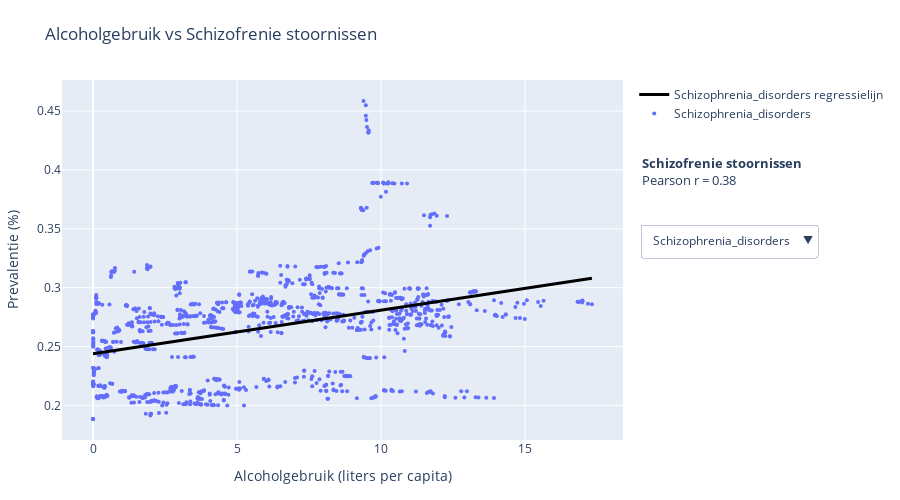

Notebook source saved alongside this figure:
### Markdown cell above
Matig alcoholgebruik en psychologisch welzijn
Een invloedrijke reviewstudie van Baum-Baicker (1985) concludeert dat matig alcoholgebruik kan bijdragen aan positieve psychologische uitkomsten. In tegenstelling tot zwaar drinken of volledige abstinentie, blijkt gematigde alcoholconsumptie samen te hangen met:

- verminderde stress, zowel op fysiologisch niveau als volgens zelfrapportages;

- meer gevoelens van blijdschap, ontspanning, euforie, en een afname van negatieve gevoelens zoals schaamte en spanning;

- lagere incidentie van depressieve symptomen, in vergelijking met zowel geheelonthouders als zware drinkers.

Volgens Baum-Baicker kunnen deze effecten deels worden verklaard doordat matig alcoholgebruik de psychologische beleving van sociale situaties versterkt en fungeert als een vorm van affectregulatie. Hoewel dit uiteraard niet geldt voor iedereen, en context en persoonlijkheid een rol spelen, geeft dit onderzoek aanleiding om matig gebruik niet uitsluitend negatief te beoordelen.

Baum-Baicker, C. (1985). The psychological benefits of moderate alcohol consumption: A review of the literature. Drug and Alcohol Dependence, 15(4), 305–322. https://doi.org/10.1016/0376-8716(85)90013-7

### Code cell
# Dataset laden
df = pd.read_csv("alcohol vs happiness/data/merged_all.csv")

mental_vars = [
    "Schizophrenia_disorders",
    "Depressive_disorders",
    "Anxiety_disorders",
    "Bipolar_disorders",
    "Eating_disorders"
]
mental_labels = [
    "Schizofrenie stoornissen",
    "Depressie stoornissen",
    "Angst stoornissen",
    "Bipolaire stoornissen",
    "Eet stoornissen"
]
colors = ["#636EFA", "#EF553B", "#00CC96", "#AB63FA", "#FFA15A"]

# Selecteer relevante kolommen en verwijder rijen met missende waarden
df_clean = df[["Entity", "Year", "Alcohol_consumption"] + mental_vars].dropna()

fig = go.Figure()
buttons = []

for i, var in enumerate(mental_vars):
    x = df_clean["Alcohol_consumption"]
    y = df_clean[var]
    country = df_clean["Entity"]
    year = df_clean["Year"]

    # Pearson correlatie
    corr, _ = stats.pearsonr(x, y)
    corr_text = f"<b>{var}</b><br>Pearson r = {corr:.2f}"

    # Regressielijn
    slope, intercept, _, _, std_err = stats.linregress(x, y)
    reg_x = np.linspace(x.min(), x.max(), 100)
    reg_y = slope * reg_x + intercept
    y_err = std_err * 1.96
    upper = reg_y + y_err
    lower = reg_y - y_err
    rgba = f'rgba{tuple(int(colors[i].lstrip("#")[j:j+2], 16) for j in (0, 2, 4)) + (0.2,)}'

    # Punten met hoverinfo
    fig.add_trace(go.Scatter(
        x=x, y=y, mode="markers",
        marker=dict(size=4, color=colors[i]),
        name=var,
        visible=(i == 0),
        text=[f"{c}, {y}" for c, y in zip(country, year)],
        hovertemplate="<b>%{text}</b><br>Alcohol: %{x}<br>Prevalentie: %{y}<extra></extra>"
    ))

    # CI bovenlijn
    fig.add_trace(go.Scatter(
        x=reg_x, y=upper, mode="lines",
        line=dict(width=0), hoverinfo="skip",
        visible=(i == 0), showlegend=False
    ))

    # CI onderlijn met fill
    fig.add_trace(go.Scatter(
        x=reg_x, y=lower, mode="lines",
        fill="tonexty", fillcolor=rgba,
        line=dict(width=0), hoverinfo="skip",
        visible=(i == 0), showlegend=False
    ))

    # Regressielijn
    fig.add_trace(go.Scatter(
        x=reg_x, y=reg_y, mode="lines",
        line=dict(color="black", width=3),
        name=f"{var} regressielijn",
        visible=(i == 0)
    ))

    # Visibility logica
    vis = [False] * (4 * len(mental_vars))
    for j in range(4):
        vis[i * 4 + j] = True

    # Annotations vervangen per selectie
    buttons.append(dict(
        label=var,
        method="update",
        args=[
            {"visible": vis},
            {
                "title": f"Alcoholgebruik vs {mental_labels[i]}",
                "annotations": [dict(
                    x=1.03, y=0.8,
                    xref="paper", yref="paper",
                    text=corr_text,
                    showarrow=False,
                    align="left",
                    font=dict(size=13),
                    xanchor="left"
                )]
            }
        ]
    ))

# Begin-annotatie (eerste variabele)
initial_corr, _ = stats.pearsonr(df_clean["Alcohol_consumption"], df_clean[mental_vars[0]])
initial_text = f"<b>{mental_labels[0]}</b><br>Pearson r = {initial_corr:.2f}"

fig.update_layout(
    title=f"Alcoholgebruik vs {mental_labels[0]}",  
    xaxis_title="Alcoholgebruik (liters per capita)",
    yaxis_title="Prevalentie (%)",
    updatemenus=[dict(
        buttons=buttons,
        direction="down",
        showactive=True,
        x=1.03, y=0.6,
        xanchor="left", yanchor="top"
    )],
    annotations=[dict(
        x=1.03, y=0.8,
        xref="paper", yref="paper",
        text=initial_text,
        showarrow=False,
        align="left",
        font=dict(size=13),
        xanchor="left"
    )],
    height=500,
    margin=dict(t=80, r=160, b=60, l=60)  # extra ruimte rechts voor tekst
)

fig.show()
